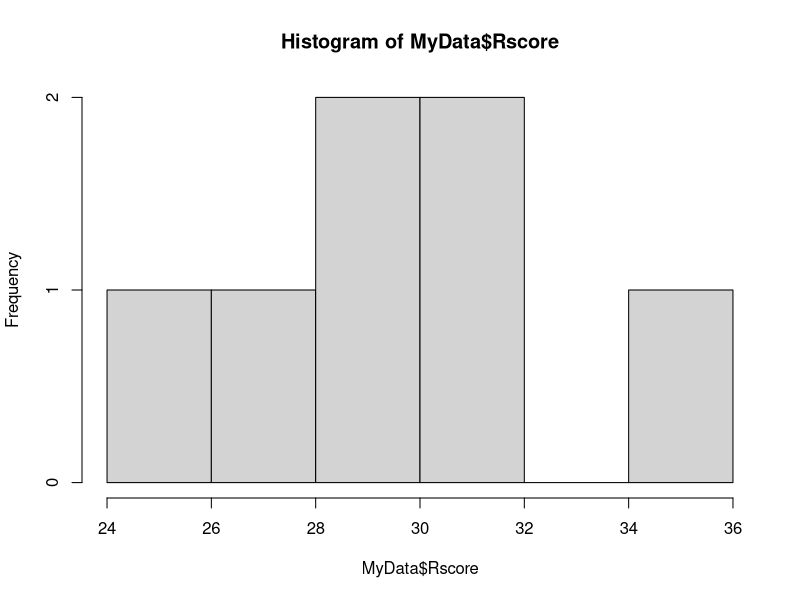
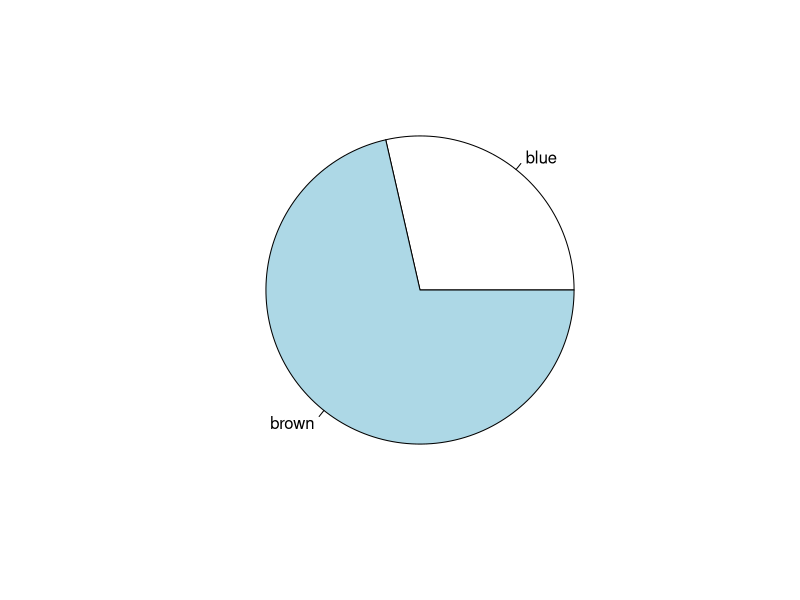
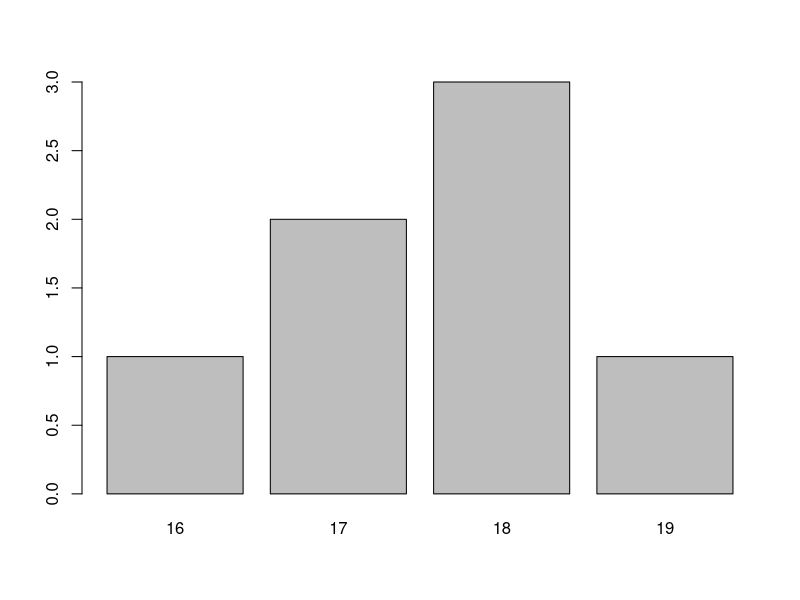

The R script that drew these images, in order: (Note: this script raises an error after producing the figures.)

########################################
# R TUTORIAL WITH MANY USEFUL COMMANDS #
########################################

# Note that any text following the character "#" on a line is a comment.


# SECTION 1: GETTING HELP
# -----------------------

# If you know the name of a command (say mean), here's how to get more information.

help(mean)  
?mean           # same as help(mean)
??mean          # searches for all functions related to the keyword 'mean'
example(mean)   # shows examples on how to use a command

# If you are looking to do something in R, say drawing a histogram, but you don't know
# the specific command name, in my opinion the easiest method is to use Google!



# SECTION 2: DATA STRUCTURES
# --------------------------

# You can store numbers, character strings, vectors and matrices into variables.
# The following are called assignment operations; they assign a value or object
# to a name.

x <- 5
y <- "Hello World!"
z <- x + sqrt(16) + cos(pi)

# You may then print the value of a variable simply by typing the name (e.g. z)
# or using the function print (e.g. print(z)).
# To construct a vector of values, they are several ways. Try the following commands.

vec1 <- 1:10
vec2 <- c(1,4,2,-10,-5)
vec3 <- c("Alice", "Bob", "Charles")
vec1
vec3[2]
vec2[3:5]
log(vec1)

# You can append elements to the end of a vector:
vec1 <- append(vec1, 40)
vec1

# And you can take the "union" of two vectors (viewed as sets)
vec4 <- union(vec1, vec2);
vec4;




# You can also create a list of vectors
vec_list <- list(vec1, vec2, vec3)
vec_list

# To access individual elements in this list, you use [[ ]]
vec_list[[1]]
vec_list[[2]]
vec_list[[3]]

vec_list[[3]][2]



# A very useful data structure in R is the data frame. Think of a data frame
# as a spreadsheet, loosely speaking. Suppose I have a sample of 7 students, and I have
# measured the eye color and R score for each. Below is an example on how to creat
# a data frame.

eyecolor <- c("brown","brown","blue","brown","brown","brown","blue")
Rscore <- c(27.1,28.7,24.0,31.2,29.5,30.9,34.7)
MyData <- data.frame(eyecolor,Rscore)
MyData

# Note that the $ operator will access individual columns of the data frame.
MyData$eyecolor  
MyData$Rscore
mean(MyData$Rscore)



# SECTION 3: SAMPLING AND RANDOM NUMBERS
# --------------------------------------

# You may generate random samples from a given vector of outcomes.

outcomes <- 10:100
sample1 <- sample(outcomes,6)   # sampling without replacement! (by default)
sample1
marbles <- c("blue", "blue", "red")
sample2 <- sample(marbles, 10, replace=TRUE)   # sampling with replacement!
sample2

# All of the above assume by default that all outcomes are equally likely.
# We can also take a sample assuming not all outcomes are equally likely.
# Let's see the case of a (non-fai) die and assume that
# the outcome 1 has probability 0.5 and all other outcomes have probability 0.1
# Let's roll this die 20 times

outcomes <- 1:6
sample3 <- sample(outcomes, 20, replace=TRUE, prob = c(0.5, 0.1, 0.1, 0.1, 0.1, 0.1));
sample3



# SECTION 4: MORE ON VECTORS AND INDICES
# --------------------------------------

# Run the following code and discover what each command does by printing each variable.
# You can also read the help pages for each new command, e.g. help(rep).

U <- rep("toto", 5)
V <- rep("foo", 8)
C <- c(U, V)
C <- sample(C)
indices <- which(C == "foo")
C[indices]



# SECTION 5: RESTRICTING A VECTOR
# -------------------------------

eyecolor <- c("brown","brown","blue","brown","brown","brown","blue")
Rscore <- c(27.1,28.7,24.0,31.2,29.5,30.9,34.7)
MyData <- data.frame(eyecolor,Rscore)
MyData$age <- c(18,17,17,16,19,18,18)

# Suppose we would like to find the mean and standard deviation of a variable
# (say the age), but categorized by eye color. In other words, we want to calculate
# the average of people with brown eyes, and the average age of people with
# blue eyes separately.

# A first way is to restrict the variable as follows.
iblue <- which( MyData$eyecolor == "blue" )
ibrown <- which( MyData$eyecolor == "brown" )
mean( MyData$age[ iblue ] )
sd( MyData$age[ iblue ] )
mean( MyData$age[ ibrown ] )
sd( MyData$age[ ibrown ] )

# Another convenient way is to use the aggregate function.
aggregate( MyData$age, list(Name=MyData$eyecolor), mean, na.rm=TRUE)
aggregate( MyData$age, list(Name=MyData$eyecolor), sd, na.rm=TRUE)

# Note that if the data contains some NA values, they need to be ignored in
# most calculations, and therefore the need for the argument na.rm=TRUE
# in many functions. Another possibility is to directly remove those NA values:
vec <- c(0,1,NA,3,4,5,6,NA,NA,9,10)
vec <- vec[ !is.na(vec) ]         # keep only the non-NA values
vec



# SECTION 6: PLOTS
# ----------------

# Here are a few commands to generate some useful plots using
# the previously created data frame MyData.
hist(MyData$Rscore)                    # HISTOGRAM
pie(table(MyData$eyecolor))            # PIE CHART
barplot( table(MyData$age) )           # BAR CHART
plot(MyData$eyecolor, MyData$Rscore)   # BOX-PLOTS
plot(MyData$age, MyData$Rscore)        # SCATTER PLOT


x <- 1:20
y <- sample(1:20, replace=T)

# You can make your graphs better by adding your own title and labels for the axes.
plot(x,y, main="Scatter plot of random numbers vs integers",
     xlab="Integers", ylab="Random")

# And also change the range of x-values and y-values, which is particularly useful
# when zooming in a graph.
plot(x,y, xlim=c(5,15), ylim=c(0,12))

# Finally you can also produce plots in log-scale by specifying the option
# log='x' or log='y' or log='xy' in a plotting function.
x <- 2**(0:5)
y <- 10**(0:5)
plot(x,y, log='xy', main="Plot in log-log scale")

# You can also draw two functions on the same plot, here's an example
x <- seq(0, 3*pi, 0.1)                   # values from 0 to 3pi by increments of 0.1
plot(x, sin(x), type='l', col='blue')    # first function
lines(x, cos(x), type='l', col='red')    # add second function on the same plot




# SECTION 7: Intro to Programming
# ------------------------------

# Programming is fun. Let's see some interesting things you can do when you program...

#Let's simulate rolling a fair die:
rolled_value <- sample(1:6, 1)

rolled_value

# Now we learn about the IF statement
if (rolled_value == 1){
	print("The number 1 was rolled")
} else {
	print("A number other than 1 was rolled")
}

# Another example (the "!=" logical operator represents "NOT EQUAL")
if (rolled_value != 1){
	print("The number 1 was not rolled")
} else {
	print("The number 1 was rolled")
}

#And another one... (the "&" logical operator represents "AND")
if ( (rolled_value >= 2) & (rolled_value <= 4) ) {
	print("A number between 2 and 4 was rolled")
} else {
	print("Either 1 or 5 or 6 was rolled")
}



# Another useful gadget in programming is the FOR loop
# Let's use it to print all numbers from 1 to 15
for (i in 1:15){
	print(i)
}

# There is another type of loop that is useful: it is the WHILE loop
# Let's use it to print all numbers from 1 to 15 again
i <- 1
while (i <= 15){
	print(i)
	i <- i + 1
}


# Finally, a piece of code that is used often can be put in a "function"
# Much like a mathematical function, a function in this context
# can accept one or more inputs (called arguments) and then returns an output
# Let's define a function to simulate the following experiment (for a given number s):
#   a pair of dice is rolled until the sum of its values is equal to s
# The function will take as argument the number s and return the number of trials that were necessary to obtain the required sum

sumn <- function(s){
	# This IF statement is used to make sure the value of s given by user is valid
	# (the "|" logical operator represents "OR")
	if ( (s < 2) | (s > 12) ){
		print("ERROR: Invalid value of s")
	} else {
		n <- 0  # initializes the variable that will count the number of trials
		
		rolled_sum <- 0;  # this is the variable that will contain the sum of the numbers rolled
		
		while (rolled_sum != s){
			outcome <- sample(1:6, 2, replace = TRUE)
			rolled_sum <- outcome[1] + outcome[2]	# sum of the two rolled numbers is put into variable rolled_sum
			
			n <- n + 1		# add 1 to counter of number of trials
		}
		
		return(n)	# return the number of trials
	}
}

# Let's call this function:
sumn(5) # (this will call the function with the value of argument s equal to 5)
sumn(12) # (this will call the function with the value of argument s equal to 12)



# SECTION 8: Distributions
# ------------------------

# Binomial distribution
dbinom(5,10,0.4)   # p(5) for a binomial with n=10, p=0.4
pbinom(5,10,0.4)   # F(5) for a binomial with n=10, p=0.4
x = 0:10
plot(x, dbinom(x,10,0.4), type="h") # line plot of the binomial distribution

# Normal distribution
pnorm(2.123)    # cumulative standard normal probability up to z=2.123
qnorm(0.60)     # 60th percentile of the standard normal
x <- seq(-3,3,0.01)
plot(x, dnorm(x), type="l") # plot of the standard normal density function


# Here is a table of useful functions for the distributions we will see in class.
# To learn how to use these functions, remember to type help(<function_name>).

#-----------------------------------------------------------------------------
# Distribution   | Probability/density | Cumulative | Percentiles | Sampling |
#-----------------------------------------------------------------------------
# binomial       | dbinom              | pbinom     | qbinom      | rbinom   |
# hypergeometric | dhyper              | phyper     | qhyper      | rhyper   |
# Poisson        | dpois               | ppois      | qpois       | rpois    |
# uniform        | dunif               | punif      | qunif       | runif    |
# t              | dt                  | pt         | qt          | rt       |
# chi-squared    | dchisq              | pchisq     | qchisq      | rchisq   |
# F              | df                  | pf         | qf          | rf       |
#-----------------------------------------------------------------------------




# SECTION 9: DESCRIPTIVE STATISTICS
# ---------------------------------

# Here are some useful commands to obtain some basic descriptive statistics.
# Note that you want these functions to ignore missing values (NA, meaning Not Available).

values <- c(0, -5, 4, 2, 1, 1, 10, 8, NA, 7, 2, -2, NA) 
summary(values, digits=6)   # provide mean and five-number summary 
sd(values, na.rm=TRUE)      # sample standard deviation 
length(values)              # length of vector
sum( is.na(values) )        # number of NA's


eyecolor <- c("brown","brown","blue","brown","brown","brown","blue")
Rscore <- c(27.1,28.7,24.0,31.2,29.5,30.9,34.7)
MyData <- data.frame(eyecolor,Rscore)
MyData$age <- c(18,17,17,16,19,18,18)

# We can calculate the correlation coefficient between two variables as follows:
cor(MyData$age, MyData$Rscore, use="complete.obs")



# SECTION 10: MORE ON PLOTS
# -------------------------

# For a scatter plot, you can also find the coefficient of the regression by using
# the function lm, and then draw the line on top of the scatter plot.
# Here's an example:
x <- 1:20
y <- sample(1:20, replace=T)
plot(x,y)
lm(y ~ x)      # order is important here, y ~ x means y is the dependent variable
abline(lm(y ~ x), col=2)






